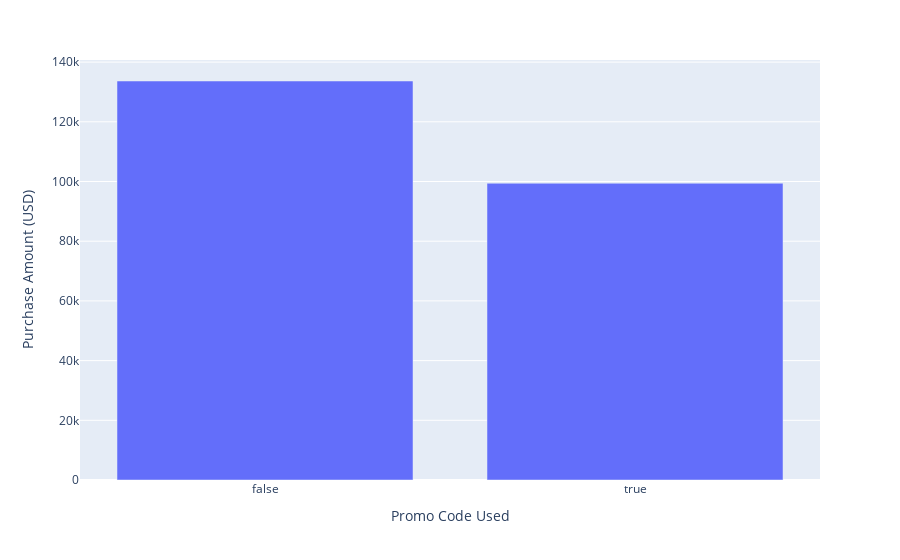

Notebook cell for this chart:
### Code cell
fig  =  px.bar(shop_groupby , x= 'Promo Code Used' , y = 'Purchase Amount (USD)')
fig.show()

### Figure 1 — Plotly figure (JSON) as saved in the notebook; plotly's stock layout.template omitted (floating-point values rounded to 4 significant figures)
{"data": [{"alignmentgroup": "True", "hovertemplate": "Promo Code Used=%{x}<br>Purchase Amount (USD)=%{y}<extra></extra>", "legendgroup": "", "marker": {"color": "#636efa", "pattern": {"shape": ""}}, "name": "", "offsetgroup": "", "orientation": "v", "showlegend": false, "textposition": "auto", "type": "bar", "x": [false, true], "xaxis": "x", "y": [133670, 99411], "yaxis": "y"}], "layout": {"autosize": true, "barmode": "relative", "legend": {"tracegroupgap": 0}, "margin": {"t": 60}, "xaxis": {"anchor": "y", "autorange": true, "domain": [0, 1], "range": [-0.5, 1.5], "title": {"text": "Promo Code Used"}, "type": "category"}, "yaxis": {"anchor": "x", "autorange": true, "domain": [0, 1], "range": [0, 140700.0], "title": {"text": "Purchase Amount (USD)"}, "type": "linear"}}}
